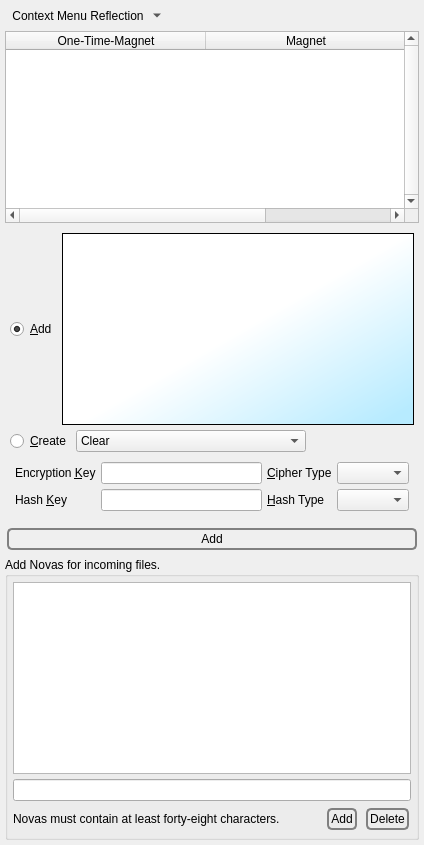
              <widget class="QWidget" name="tab_SB_Magnets">
               <attribute name="icon">
                <iconset resource="../Icons/icons.qrc">
                 <normaloff>:/nuvola/magnet.png</normaloff>:/nuvola/magnet.png</iconset>
               </attribute>
               <attribute name="title">
                <string>&amp;Magnet-URI</string>
               </attribute>
               <layout class="QVBoxLayout" name="verticalLayout_48">
                <property name="spacing">
                 <number>5</number>
                </property>
                <property name="leftMargin">
                 <number>5</number>
                </property>
                <property name="topMargin">
                 <number>5</number>
                </property>
                <property name="rightMargin">
                 <number>5</number>
                </property>
                <property name="bottomMargin">
                 <number>5</number>
                </property>
                <item>
                 <layout class="QHBoxLayout" name="horizontalLayout_71">
                  <property name="spacing">
                   <number>5</number>
                  </property>
                  <item>
                   <widget class="QToolButton" name="magnetsActionMenu">
                    <property name="toolTip">
                     <string>Context Menu</string>
                    </property>
                    <property name="text">
                     <string>Context Menu Reflection</string>
                    </property>
                    <property name="icon">
                     <iconset resource="../Icons/icons.qrc">
                      <normaloff>:/generic/menu.png</normaloff>:/generic/menu.png</iconset>
                    </property>
                    <property name="popupMode">
                     <enum>QToolButton::MenuButtonPopup</enum>
                    </property>
                    <property name="autoRaise">
                     <bool>true</bool>
                    </property>
                   </widget>
                  </item>
                  <item>
                   <spacer name="horizontalSpacer_57">
                    <property name="orientation">
                     <enum>Qt::Horizontal</enum>
                    </property>
                    <property name="sizeHint" stdset="0">
                     <size>
                      <width>40</width>
                      <height>20</height>
                     </size>
                    </property>
                   </spacer>
                  </item>
                 </layout>
                </item>
                <item>
                 <widget class="QTableWidget" name="etpMagnets">
                  <property name="verticalScrollBarPolicy">
                   <enum>Qt::ScrollBarAlwaysOn</enum>
                  </property>
                  <property name="alternatingRowColors">
                   <bool>true</bool>
                  </property>
                  <property name="selectionMode">
                   <enum>QAbstractItemView::SingleSelection</enum>
                  </property>
                  <property name="selectionBehavior">
                   <enum>QAbstractItemView::SelectRows</enum>
                  </property>
                  <property name="horizontalScrollMode">
                   <enum>QAbstractItemView::ScrollPerPixel</enum>
                  </property>
                  <property name="sortingEnabled">
                   <bool>true</bool>
                  </property>
                  <attribute name="horizontalHeaderDefaultSectionSize">
                   <number>200</number>
                  </attribute>
                  <attribute name="horizontalHeaderStretchLastSection">
                   <bool>true</bool>
                  </attribute>
                  <column>
                   <property name="text">
                    <string>One-Time-Magnet</string>
                   </property>
                  </column>
                  <column>
                   <property name="text">
                    <string>Magnet</string>
                   </property>
                  </column>
                  <column>
                   <property name="text">
                    <string>OID</string>
                   </property>
                  </column>
                 </widget>
                </item>
                <item>
                 <widget class="QFrame" name="frame_2">
                  <property name="frameShape">
                   <enum>QFrame::NoFrame</enum>
                  </property>
                  <layout class="QVBoxLayout" name="verticalLayout_42" stretch="0,0,0">
                   <property name="spacing">
                    <number>5</number>
                   </property>
                   <property name="leftMargin">
                    <number>5</number>
                   </property>
                   <property name="topMargin">
                    <number>5</number>
                   </property>
                   <property name="rightMargin">
                    <number>5</number>
                   </property>
                   <property name="bottomMargin">
                    <number>5</number>
                   </property>
                   <item>
                    <layout class="QHBoxLayout" name="horizontalLayout_59">
                     <property name="spacing">
                      <number>5</number>
                     </property>
                     <item>
                      <widget class="QRadioButton" name="magnetRadio">
                       <property name="text">
                        <string>&amp;Add</string>
                       </property>
                       <property name="checked">
                        <bool>true</bool>
                       </property>
                      </widget>
                     </item>
                     <item>
                      <widget class="QTextEdit" name="etpMagnet">
                       <property name="sizePolicy">
                        <sizepolicy hsizetype="Expanding" vsizetype="Fixed">
                         <horstretch>0</horstretch>
                         <verstretch>0</verstretch>
                        </sizepolicy>
                       </property>
                       <property name="font">
                        <font>
                         <family>Monospace</family>
                        </font>
                       </property>
                       <property name="styleSheet">
                        <string notr="true">background-color: qlineargradient(spread:pad, x1:0.968, y1:0.932, x2:0.513, y2:0.5, stop:0 rgba(183, 235, 255, 255), stop:1 rgba(255, 255, 255, 255)); </string>
                       </property>
                       <property name="tabChangesFocus">
                        <bool>true</bool>
                       </property>
                       <property name="acceptRichText">
                        <bool>false</bool>
                       </property>
                      </widget>
                     </item>
                    </layout>
                   </item>
                   <item>
                    <layout class="QHBoxLayout" name="horizontalLayout_53">
                     <property name="spacing">
                      <number>5</number>
                     </property>
                     <item>
                      <widget class="QRadioButton" name="pairRadio">
                       <property name="sizePolicy">
                        <sizepolicy hsizetype="Minimum" vsizetype="Preferred">
                         <horstretch>0</horstretch>
                         <verstretch>0</verstretch>
                        </sizepolicy>
                       </property>
                       <property name="text">
                        <string>&amp;Create</string>
                       </property>
                      </widget>
                     </item>
                     <item>
                      <widget class="QComboBox" name="generate">
                       <property name="sizeAdjustPolicy">
                        <enum>QComboBox::AdjustToContents</enum>
                       </property>
                       <property name="minimumContentsLength">
                        <number>25</number>
                       </property>
                       <item>
                        <property name="text">
                         <string>Clear</string>
                        </property>
                       </item>
                       <item>
                        <property name="text">
                         <string>Generate Key Pair</string>
                        </property>
                       </item>
                       <item>
                        <property name="text">
                         <string>Generate Encryption Key</string>
                        </property>
                       </item>
                       <item>
                        <property name="text">
                         <string>Generate MAC Key</string>
                        </property>
                       </item>
                      </widget>
                     </item>
                     <item>
                      <spacer name="horizontalSpacer_41">
                       <property name="orientation">
                        <enum>Qt::Horizontal</enum>
                       </property>
                       <property name="sizeHint" stdset="0">
                        <size>
                         <width>40</width>
                         <height>20</height>
                        </size>
                       </property>
                      </spacer>
                     </item>
                    </layout>
                   </item>
                   <item>
                    <widget class="QFrame" name="pairFrame">
                     <property name="frameShape">
                      <enum>QFrame::NoFrame</enum>
                     </property>
                     <layout class="QVBoxLayout" name="verticalLayout_45">
                      <property name="spacing">
                       <number>5</number>
                      </property>
                      <property name="leftMargin">
                       <number>5</number>
                      </property>
                      <property name="topMargin">
                       <number>5</number>
                      </property>
                      <property name="rightMargin">
                       <number>5</number>
                      </property>
                      <property name="bottomMargin">
                       <number>5</number>
                      </property>
                      <item>
                       <layout class="QGridLayout" name="gridLayout_7">
                        <property name="spacing">
                         <number>5</number>
                        </property>
                        <item row="0" column="4">
                         <widget class="QLabel" name="label_52">
                          <property name="text">
                           <string>&amp;Cipher Type</string>
                          </property>
                          <property name="buddy">
                           <cstring>etpCipherType</cstring>
                          </property>
                         </widget>
                        </item>
                        <item row="1" column="2">
                         <widget class="QLabel" name="label_51">
                          <property name="text">
                           <string>Hash &amp;Key</string>
                          </property>
                          <property name="buddy">
                           <cstring>etpMacKey</cstring>
                          </property>
                         </widget>
                        </item>
                        <item row="0" column="5">
                         <widget class="QComboBox" name="etpCipherType">
                          <property name="sizeAdjustPolicy">
                           <enum>QComboBox::AdjustToContents</enum>
                          </property>
                         </widget>
                        </item>
                        <item row="0" column="3">
                         <widget class="QLineEdit" name="etpEncryptionKey"/>
                        </item>
                        <item row="0" column="2">
                         <widget class="QLabel" name="label_50">
                          <property name="text">
                           <string>Encryption &amp;Key</string>
                          </property>
                          <property name="buddy">
                           <cstring>etpEncryptionKey</cstring>
                          </property>
                         </widget>
                        </item>
                        <item row="1" column="3">
                         <widget class="QLineEdit" name="etpMacKey"/>
                        </item>
                        <item row="1" column="4">
                         <widget class="QLabel" name="label_57">
                          <property name="text">
                           <string>&amp;Hash Type</string>
                          </property>
                          <property name="buddy">
                           <cstring>etpHashType</cstring>
                          </property>
                         </widget>
                        </item>
                        <item row="1" column="5">
                         <widget class="QComboBox" name="etpHashType">
                          <property name="sizeAdjustPolicy">
                           <enum>QComboBox::AdjustToContents</enum>
                          </property>
                         </widget>
                        </item>
                       </layout>
                      </item>
                     </layout>
                    </widget>
                   </item>
                  </layout>
                 </widget>
                </item>
                <item>
                 <layout class="QHBoxLayout" name="horizontalLayout_57">
                  <property name="spacing">
                   <number>5</number>
                  </property>
                  <item>
                   <widget class="QPushButton" name="addMagnet">
                    <property name="styleSheet">
                     <string notr="true">QPushButton {
 border: 2px solid gray;
 background-color: qlineargradient(x1: 0, y1: 0, x2: 0, y2: 1,
                                   stop: 0 #E0E0E0, stop: 1 #FFFFFF);
 border-radius: 5px;
 margin: 2px;
 padding: 2px;
 }


QPushButton:hover { 
background-color: qlineargradient(x1: 0, y1: 0, x2: 0, y2: 1,
                                   stop: 0 rgb(254,229,172), stop: 1 #FFFFFF);
background-position: top center; } 

QPushButton:pressed {
     background-color: darkgrey;
     border-style: inset;
 }</string>
                    </property>
                    <property name="text">
                     <string>Add</string>
                    </property>
                    <property name="icon">
                     <iconset resource="../Icons/icons.qrc">
                      <normaloff>:/nuvola/add.png</normaloff>:/nuvola/add.png</iconset>
                    </property>
                    <property name="iconSize">
                     <size>
                      <width>40</width>
                      <height>40</height>
                     </size>
                    </property>
                   </widget>
                  </item>
                 </layout>
                </item>
                <item>
                 <widget class="QGroupBox" name="groupBox_8">
                  <property name="title">
                   <string>Add Novas for incoming files.</string>
                  </property>
                  <layout class="QVBoxLayout" name="verticalLayout_25">
                   <property name="spacing">
                    <number>5</number>
                   </property>
                   <property name="leftMargin">
                    <number>5</number>
                   </property>
                   <property name="topMargin">
                    <number>5</number>
                   </property>
                   <property name="rightMargin">
                    <number>5</number>
                   </property>
                   <property name="bottomMargin">
                    <number>5</number>
                   </property>
                   <item>
                    <widget class="QListWidget" name="novas">
                     <property name="tabKeyNavigation">
                      <bool>true</bool>
                     </property>
                     <property name="selectionBehavior">
                      <enum>QAbstractItemView::SelectRows</enum>
                     </property>
                     <property name="horizontalScrollMode">
                      <enum>QAbstractItemView::ScrollPerPixel</enum>
                     </property>
                    </widget>
                   </item>
                   <item>
                    <widget class="QLineEdit" name="receiveNova"/>
                   </item>
                   <item>
                    <layout class="QHBoxLayout" name="horizontalLayout_43">
                     <property name="spacing">
                      <number>5</number>
                     </property>
                     <item>
                      <widget class="QLabel" name="label_90">
                       <property name="text">
                        <string>Novas must contain at least forty-eight characters.</string>
                       </property>
                      </widget>
                     </item>
                     <item>
                      <spacer name="horizontalSpacer_40">
                       <property name="orientation">
                        <enum>Qt::Horizontal</enum>
                       </property>
                       <property name="sizeHint" stdset="0">
                        <size>
                         <width>40</width>
                         <height>20</height>
                        </size>
                       </property>
                      </spacer>
                     </item>
                     <item>
                      <widget class="QPushButton" name="addNova">
                       <property name="sizePolicy">
                        <sizepolicy hsizetype="MinimumExpanding" vsizetype="Fixed">
                         <horstretch>0</horstretch>
                         <verstretch>0</verstretch>
                        </sizepolicy>
                       </property>
                       <property name="styleSheet">
                        <string notr="true">QPushButton {
 border: 2px solid gray;
 background-color: qlineargradient(x1: 0, y1: 0, x2: 0, y2: 1,
                                   stop: 0 #E0E0E0, stop: 1 #FFFFFF);
 border-radius: 5px;
 margin: 2px;
 padding: 2px;
 }


QPushButton:hover { 
background-color: qlineargradient(x1: 0, y1: 0, x2: 0, y2: 1,
                                   stop: 0 rgb(254,229,172), stop: 1 #FFFFFF);
background-position: top center; } 

QPushButton:pressed {
     background-color: darkgrey;
     border-style: inset;
 }</string>
                       </property>
                       <property name="text">
                        <string>Add</string>
                       </property>
                      </widget>
                     </item>
                     <item>
                      <widget class="QPushButton" name="deleteNova">
                       <property name="sizePolicy">
                        <sizepolicy hsizetype="Fixed" vsizetype="Fixed">
                         <horstretch>0</horstretch>
                         <verstretch>0</verstretch>
                        </sizepolicy>
                       </property>
                       <property name="styleSheet">
                        <string notr="true">QPushButton {
 border: 2px solid gray;
 background-color: qlineargradient(x1: 0, y1: 0, x2: 0, y2: 1,
                                   stop: 0 #E0E0E0, stop: 1 #FFFFFF);
 border-radius: 5px;
 margin: 2px;
 padding: 2px;
 }


QPushButton:hover { 
background-color: qlineargradient(x1: 0, y1: 0, x2: 0, y2: 1,
                                   stop: 0 rgb(254,229,172), stop: 1 #FFFFFF);
background-position: top center; } 

QPushButton:pressed {
     background-color: darkgrey;
     border-style: inset;
 }</string>
                       </property>
                       <property name="text">
                        <string>Delete</string>
                       </property>
                      </widget>
                     </item>
                    </layout>
                   </item>
                  </layout>
                 </widget>
                </item>
               </layout>
              </widget>
